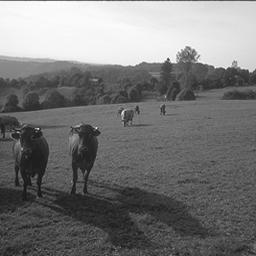
#> input picture A1/Code/47.jpg, 256 x 256 px
$ python cs19b042.py
#> lines starting #> are read from the running program, lines starting #| are printed output that depends on the picture

#Assignment 1-Prml
#Shone Pansambal
#CS19B042

import numpy as np
import matplotlib.pyplot as plt
from numpy.linalg import eigh,norm,inv
from scipy.linalg import svd
from numpy import array
from matplotlib import image
from PIL import Image

#reading the image into a matrix A

A=image.imread('47.jpg')
#> A is the input picture: shape (256, 256); min 14, max 255, mean 119.7
A=np.array(A,dtype=np.float64)

#eigen value decomposition

e1,ev1=np.linalg.eig(A)

temp=[0]*len(e1)      #temporary dictionary to store eigen value and vector pair to be sorted
#> temp = 256 values from 0 to 0
temp1=[0]*len(e1)     #to store sorted eigen values
#> temp1 = 256 values from 0 to 0
temp2=[0]*len(e1)     #to store sorted eigen vectors
#> temp2 = 256 values from 0 to 0

for i in range(len(e1)):
  temp[i]=(e1[i],ev1[:,i])
#> after the loop, temp = 256 items
temp.sort()
temp.reverse()

for k in range(len(e1)):
  temp1[k]=(temp[k][0])
  temp2[k]=(temp[k][1].tolist())
#> after the loop, temp1 = 256 items; temp2 = 256 items

P=array(temp2)        #matrix used to store eigen vectors
P=P.T
Sig=np.diag(array(temp1))      #sigma matrix with eigen values
Pi=inv(P)             #inverse matrix of P

x1=[]
y1=[]
for k in range(1,256):
 e1 = np.matmul(P[:,:k],np.matmul(Sig[:k,:k],Pi[:k,:]))   #the reconstructed image with top k eigen values
 e1=np.array(e1,dtype=np.float64)
 Frobenius_norm1 =np.linalg.norm(A-e1)   #calculating frobenius norm of the error image
 y1.append(Frobenius_norm1)
 x1.append(k)
#> this loop made 255 passes
#> Frobenius_norm1 on passes 1 to 3: 5447, 4409.9, 4189.3
#> pass 1, `e1=np.array(e1,dtype=np.float64)`:
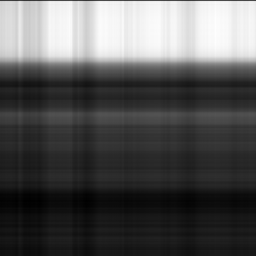
#> e1: shape (256, 256) float64; min 48.41, max 262.4, mean 119.9; drawn with min black and max white
#> after the loop, x1 = 255 values from 1 to 255; y1 = 255 values, max 5447 at index 0, min 1754.8 at index 254, mean 3851.1

plt.plot(x1, y1)                      #ploting the norm against k
plt.xlabel('k')
plt.ylabel('Frobenius norm w.r.t orignal image')
plt.title('Plot for evd')
plt.show()
#> figure, not shown here; curve peaks at x = 1, y = 5447

ev,V=eigh(A.T@A)       #calculating eigen vectors of A'*A to generate eigen values
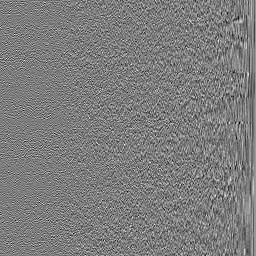
#> V: shape (256, 256) float64; min -0.3, max 0.311, mean 0.000247; drawn with min black and max white
#> ev = 256 values from 0.000255 to 1.23e+09
ev=ev.tolist()
ev.reverse()            #sorting eigen values in reverse order
ev=array(ev)
#> ev = 256 values, max 1.23e+09 at index 0, min 0.000255 at index 255, mean 4909794
rev_ev = [(V[:,len(ev)-1-i]) for i in range(len(ev))]   #eigen vectors in V are reversed
#> rev_ev = 256 items
temp=[0]*len(ev)
#> temp = 256 values from 0 to 0
for i in range(len(ev)):
  ev[i]=ev[i]**0.5                                      #square root of eigen values
  temp[i]=rev_ev[i].tolist()
#> after the loop, ev = 256 values, max 35085.2 at index 0, min 0.016 at index 255, mean 277.3; temp = 256 items
VT=array(temp)                                          #VT is required matrix
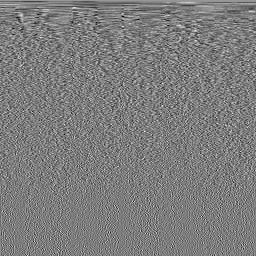
#> VT: shape (256, 256) float64; min -0.3, max 0.311, mean 0.000247; drawn with min black and max white

U2 = np.zeros(len(A)*len(A)).reshape(len(A),len(A))    #matrix to store U
#> U2: shape (256, 256) float64; every value is 0
for i in range(len(ev)):
 h1 = np.array([VT[i]]).T
 U2[i] = np.true_divide(A@h1,ev[i]).T[0]               #Ui=1/diag(i)*A*vi
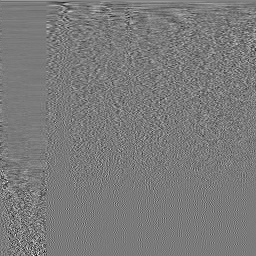
#> U2: shape (256, 256) float64; min -0.442, max 0.476, mean 0.000324; drawn with min black and max white
U=U2.T                                                 #U is generated

ev=array(ev)
Sig=np.diag(ev)
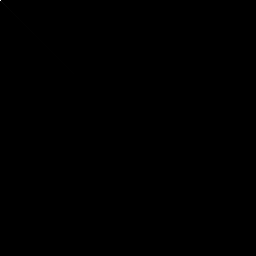
#> Sig: shape (256, 256) float64; min 0, max 35085.2, mean 1.1; drawn with min black and max white

x=[]
y=[]
for k in range(1,255):
 e1 = np.matmul(U[:,:k],np.matmul(Sig[:k,:k],VT[:k,:]))
 Frobenius_norm1 = np.linalg.norm(A-e1)
 y.append(Frobenius_norm1)
 x.append(k)
#> this loop made 254 passes
#> Frobenius_norm1 on passes 1 to 3: 5092.5, 4217.4, 3797.1
#> after the loop, x = 254 values from 1 to 254; y = 254 values, max 5092.5 at index 0, min 0.0495 at index 253, mean 589.8

# plotting the svd plot for error image
plt.plot(x, y)
plt.xlabel('k')
plt.ylabel('Frobenius norm w.r.t orignal image')
plt.title('Plot for svd')
plt.show()
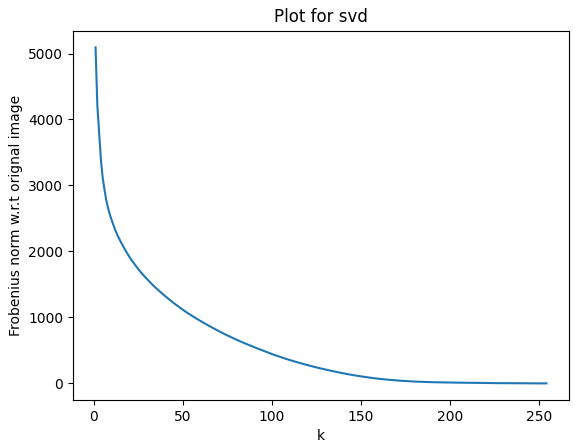
#> figure drawn by matplotlib, 1 panel; curve peaks at x = 1, y = 5092.5

#showing the reconstructed image by evd for k=200
k=255
e1 = np.matmul(P[:,:k],np.matmul(Sig[:k,:k],Pi[:k,:]))
e1=np.array(e1,dtype=np.float64)
plt.imshow(e1,cmap=plt.get_cmap('gray'))
plt.show()

#reconstructed image for k=30 using svd
k=30
e1 = np.matmul(U[:,:k],np.matmul(Sig[:k,:k],VT[:k,:]))
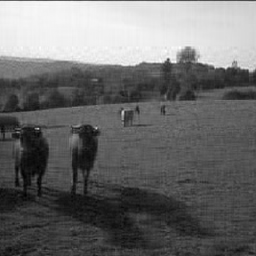
#> e1: shape (256, 256) float64; min 16.9, max 259.2, mean 119.7; drawn with min black and max white
print(e1)
#> (printed output is left out)
plt.imshow(e1, cmap=plt.get_cmap('gray'))
plt.show()
